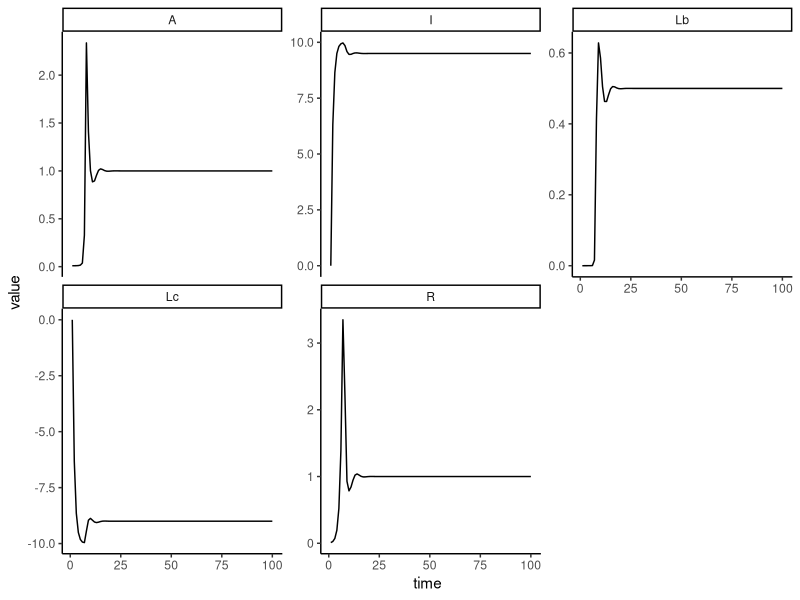

Reproduce this figure in R.
library(tidyverse)
library(deSolve)



model1 <- function(t, y, parms){
  
  # Parameters
  c <- parms$c
  m <- parms$m
  
  p <- parms$p
  
  n <- parms$n
  KL <- parms$KL
  Kd <- parms$Kd
  
  LL <- parms$LL
  alpha <- parms$alpha
  KI <- parms$KI
  
  # State variables
  A <- y["A"]
  R <- y["R"]
  Lb <- y["Lb"]
  I <- y["I"]
  
  # Differential equations
  dA <- A * (c * R - A * m)
  dR <- p * R - c * A * R
  # dR <- 0
  dLb <- ( (A ^ n) / (KL + A ^ n) ) - Kd * Lb
  dI <- alpha * (LL - Lb + I) - KI * I
  
  list(c(dA = dA, dR = dR, dLb = dLb, dI = dI))
}


y_0 <- c(A = 0.01, R = 0.01, Lb = 0, I = 0)
parms <- list(c = 1, m = 1, p = 1, n = 2, KL = 1, Kd = 1, LL = 10, alpha = 1, KI = 2)


Res <- ode(y = y_0, times = 1:100, func = model1, parms = parms) %>%
  as_tibble()

Res %>%
  mutate(Lc = Lb - I) %>%
  pivot_longer(-time, names_to = "variable",
               values_to = "value") %>%
  ggplot(aes(x = time, y = value)) +
  facet_wrap(~variable, scales = "free_y") + 
  geom_line() +
  theme_classic()
